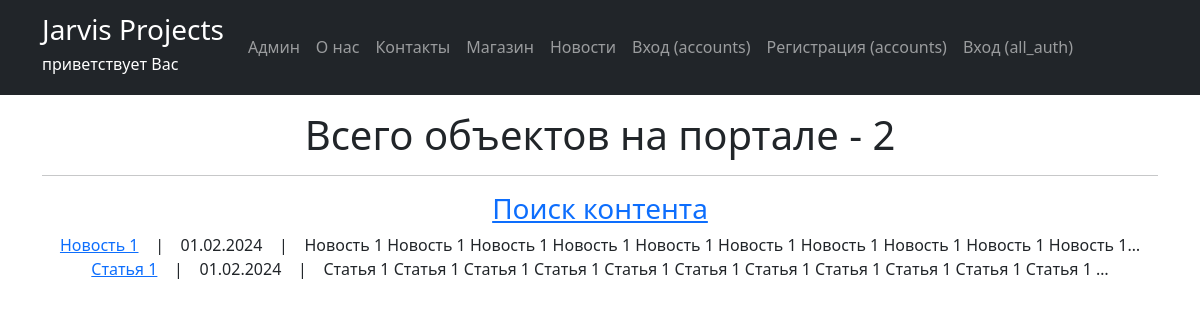
The page /newsportal/posts/ on the database as committed earlier.
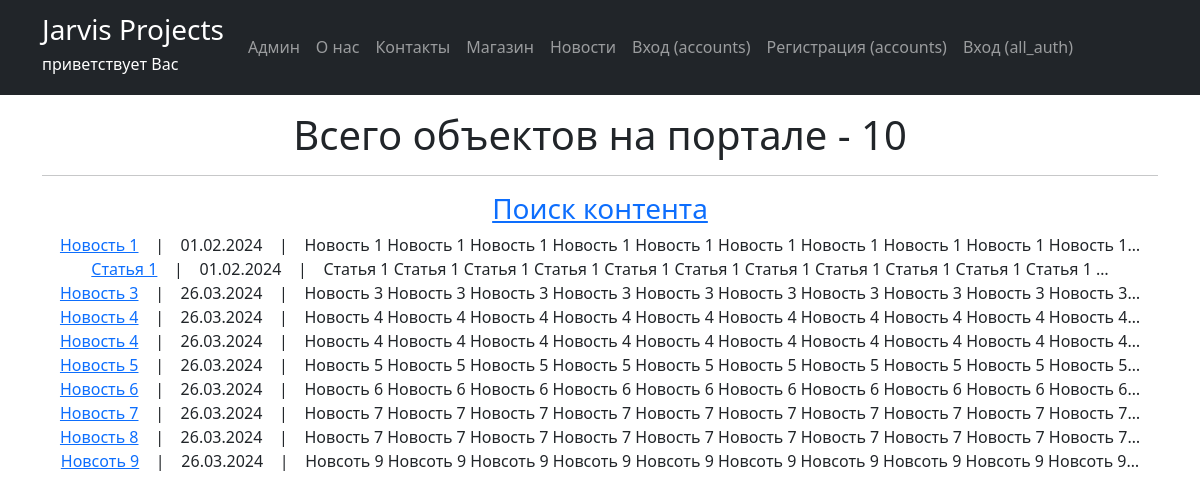
The same page on the database as committed later.
### newsportal/models.py (models this page shows, shortened)
class Post(models.Model):
    author = models.ForeignKey(Author, on_delete=models.CASCADE)
    postCategory = models.ManyToManyField(Category, through='PostCategory', verbose_name='Категория')
    CATEGORY_CHOICES = (
        ('NW', 'Новость'),
        ('AR', 'Статья'),
    )
    categoryType = models.CharField(max_length=2, choices=CATEGORY_CHOICES)
    dateCreation = models.DateTimeField(auto_now_add=True)
    title = models.CharField(max_length=128, verbose_name='Заголовок')
    text = models.TextField(verbose_name='Содержание')
    rating = models.IntegerField(default=0)
    class Meta:
        verbose_name = 'Контент'
        verbose_name_plural = 'Контент'

### newsportal/views.py (the view)
# urls.py: path('posts/', PostList.as_view(template_name = 'newsportal/posts.html'), name='posts'),
class PostList(ListView):
    model = Post
    ordering = 'dateCreation'
    context_object_name = 'posts'
    paginate_by = 10
    def get_queryset(self):
        queryset = super().get_queryset()
        self.filterset = PostFilter(self.request.GET, queryset)
        return self.filterset.qs
    def get_context_data(self, **kwargs):
        context = super().get_context_data(**kwargs)
        context['total_posts_count'] = self.filterset.qs.count()
        context['filterset'] = self.filterset
        context['user_is_author'] = self.request.user.groups.filter(name='authors').exists()
        context['user_is_not_author'] = not self.request.user.groups.filter(name='authors').exists()
        return context

### newsportal/templatetags/custom_filters_newsportal.py (called while the page is built)
@register.filter()
def censor(value):
    stop_list = STOP_LIST_WORDS
    for word in value.split():
        if word.lower() in stop_list:
            value = value.replace(word, f'{word[0]}{"*" * (len(word)-1)}')
    return value

### newsportal/templates/newsportal/posts.html (shortened to what this page needs)
{% extends 'flatpages/default.html' %}
{% load custom_filters_newsportal %}
{% load custom_tags_newsportal %}
{% block content %}
    <p>
        <h1>Всего объектов на портале - {{ total_posts_count }}</h1>
    </p>
    <hr>
    <h3><a href="{% url 'post_search' %}">Поиск контента</a></h3>
    {% if posts %}
           {% for post in posts %}
           <tr>
                <a href="{% url 'post' post.id %}">{{ post.title|censor }}</a> &nbsp&nbsp | &nbsp&nbsp
                {{ post.dateCreation|date:'d.m.Y'}} &nbsp&nbsp | &nbsp&nbsp
                {{ post.text|truncatechars:100|censor}}
                <br>
           {% endfor %}
   {% else %}
        <h2>Новостей нет</h2>
    {% endif %}
{% endblock content %}

### templates/flatpages/default.html (shortened to what this page needs)
<!DOCTYPE html>
<html lang="en">
    <head>
        {% load static %}
        <link href="{% static 'css/styles.css' %}" rel="stylesheet" />
    </head>
    <body>
        <nav class="navbar navbar-expand-lg navbar-dark bg-dark static-top">
            <div class="container">
                <a class="navbar-brand" href="#"><h3>Jarvis Projects</h3>
                    <h6>приветствует Вас</h6>
                    <h6>{{ user.username }}</h6></a>
                <div class="collapse navbar-collapse" id="navbarResponsive">
                    <ul class="navbar-nav ml-auto">
                        <li class="nav-item active">
                            <a class="nav-link" href="/admin">Админ
                            </a>
                        </li>
                        <li class="nav-item">
                            <a class="nav-link" href="/">О нас</a>
                        </li>
                        <li class="nav-item">
                            <a class="nav-link" href="/contacts/">Контакты</a>
                        </li>
                        <li class="nav-item">
                            <a class="nav-link" href="/store/products/">Магазин</a>
                        </li>
                        <li class="nav-item">
                            <a class="nav-link" href="/newsportal/posts/">Новости</a>
                        </li>
                        {% if user.is_authenticated %}
                        <li class="nav-item">
                            <form method="post" action="{% url 'logout' %}">
                                {% csrf_token %}
                                <button type="submit" class="nav-link" style="background-color: transparent; border: none; cursor: pointer;">Выход</button>
                            </form>
                        </li>
                        {% else %}
                            <li class="nav-item">
                                <a class="nav-link" href="{% url 'login' %}">Вход (accounts)</a>
                            </li>
                            <li class="nav-item">
                                <a class="nav-link" href="{% url 'signup' %}">Регистрация (accounts)</a>
                            </li>
                            <li class="nav-item">
                                <a class="nav-link" href="{% url 'account_login' %}">Вход (all_auth)</a>
                            </li>
                        {% endif %}
                    </ul>
                </div>
            </div>
        </nav>
        <div class="container">
            <div class="row">
                <div class="col-lg-12 text-center">
                    {% block content %}{% endblock content %}
                </div>
            </div>
         </div>
    </body>
</html>

Rows that differ between the two databases and show on the page:
added Post: title|censor "Новость 3", dateCreation "26.03.2024", text|censor "Новость 3 Новость 3 Новость 3 Новость 3 Новость 3 Новость 3 Новость 3 Новость 3 Новость 3 Новость 3…"
added Post: title|censor "Новость 4", dateCreation "26.03.2024", text|censor "Новость 4 Новость 4 Новость 4 Новость 4 Новость 4 Новость 4 Новость 4 Новость 4 Новость 4 Новость 4…"
added Post: title|censor "Новость 4", dateCreation "26.03.2024", text|censor "Новость 4 Новость 4 Новость 4 Новость 4 Новость 4 Новость 4 Новость 4 Новость 4 Новость 4 Новость 4…"
added Post: title|censor "Новость 5", dateCreation "26.03.2024", text|censor "Новость 5 Новость 5 Новость 5 Новость 5 Новость 5 Новость 5 Новость 5 Новость 5 Новость 5 Новость 5…"
added Post: title|censor "Новость 6", dateCreation "26.03.2024", text|censor "Новость 6 Новость 6 Новость 6 Новость 6 Новость 6 Новость 6 Новость 6 Новость 6 Новость 6 Новость 6…"
added Post: title|censor "Новость 7", dateCreation "26.03.2024", text|censor "Новость 7 Новость 7 Новость 7 Новость 7 Новость 7 Новость 7 Новость 7 Новость 7 Новость 7 Новость 7…"
added Post: title|censor "Новость 8", dateCreation "26.03.2024", text|censor "Новость 7 Новость 7 Новость 7 Новость 7 Новость 7 Новость 7 Новость 7 Новость 7 Новость 7 Новость 7…"
added Post: title|censor "Новсоть 9", dateCreation "26.03.2024", text|censor "Новсоть 9 Новсоть 9 Новсоть 9 Новсоть 9 Новсоть 9 Новсоть 9 Новсоть 9 Новсоть 9 Новсоть 9 Новсоть 9…"
Other text that changed with them:
{{ total_posts_count }}: "2" → "10"
